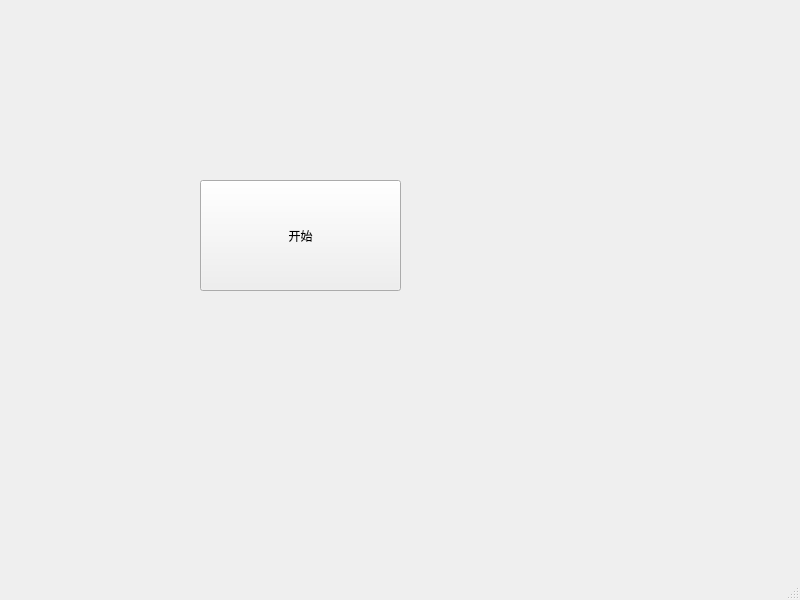
<?xml version="1.0" encoding="UTF-8"?>
<ui version="4.0">
 <class>start_page_view</class>
 <widget class="QMainWindow" name="start_page_view">
  <property name="geometry">
   <rect>
    <x>0</x>
    <y>0</y>
    <width>800</width>
    <height>600</height>
   </rect>
  </property>
  <property name="windowTitle">
   <string>MainWindow</string>
  </property>
  <widget class="QWidget" name="centralwidget">
   <widget class="QPushButton" name="pushButton">
    <property name="geometry">
     <rect>
      <x>200</x>
      <y>180</y>
      <width>201</width>
      <height>111</height>
     </rect>
    </property>
    <property name="styleSheet">
     <string notr="true">font: 40pt &quot;黑体&quot;;</string>
    </property>
    <property name="text">
     <string>开始</string>
    </property>
    <property name="iconSize">
     <size>
      <width>30</width>
      <height>30</height>
     </size>
    </property>
   </widget>
  </widget>
  <widget class="QMenuBar" name="menubar">
   <property name="geometry">
    <rect>
     <x>0</x>
     <y>0</y>
     <width>800</width>
     <height>26</height>
    </rect>
   </property>
  </widget>
  <widget class="QStatusBar" name="statusbar"/>
 </widget>
 <resources/>
 <connections/>
</ui>
